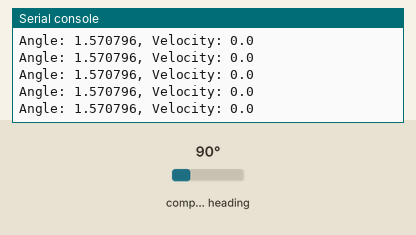
The program below on a simulated ESP32 board running MicroPython. Parts: the last lines printed to the serial console. Inputs (shaded band) come from the test bench; at power-on: compass heading 90°.

Above: at 1.7 s.
1.8 s: compass heading set to 7°
At 1.82 s:
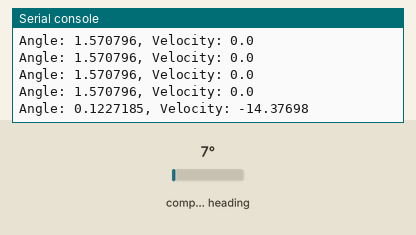
3.3 s: compass heading set to 90°
At 3.33 s:
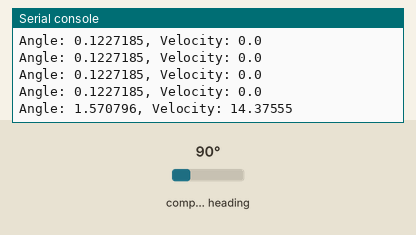
Timing chart, 0 to 6.3 s (numbered marks = the images above; inputs shaded):
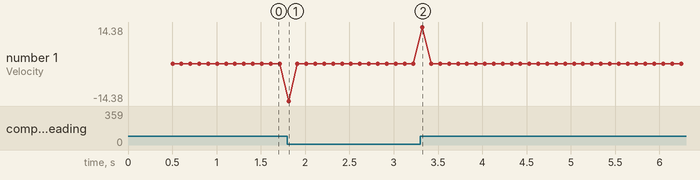

The program:

AS5600_test.py
```python
from machine import I2C, Pin
import math
import time
import struct

_2PI = 6.28318530718

class Sensor_AS5600:
    def __init__(self, Mot_Num):
        self._Mot_Num = Mot_Num  # 使得 Mot_Num 可以统一在该文件调用
        self.wire = None
        self.angle_prev = 0
        self.angle_prev_ts = 0
        self.full_rotations = 0
        self.vel_angle_prev = 0
        self.vel_angle_prev_ts = 0
        self.vel_full_rotations = 0

    def getSensorAngle(self):
        angle_reg_msb = 0x0C

        self.wire.writeto(0x36, bytes([angle_reg_msb]))
        readArray = self.wire.readfrom(0x36, 2)

        _bit_resolution = 12
        _bits_used_msb = 11-7
        cpr = math.pow(2, _bit_resolution)
        lsb_used = _bit_resolution - _bits_used_msb

        lsb_mask = (2 << lsb_used) - 1
        msb_mask = (2 << _bits_used_msb) - 1

        readValue = (readArray[1] & lsb_mask)
        readValue += ((readArray[0] & msb_mask) << lsb_used)

        return (readValue / cpr) * _2PI

    def Sensor_init(self, _wire):
        self.wire = _wire
        # MicroPython I2C 已初始化，不需要begin()
        time.sleep_ms(500)

        self.getSensorAngle()
        time.sleep_us(1)

        self.vel_angle_prev = self.getSensorAngle()
        self.vel_angle_prev_ts = time.ticks_us()

        time.sleep_ms(1)

        self.getSensorAngle()
        time.sleep_us(1)

        self.angle_prev = self.getSensorAngle()
        self.angle_prev_ts = time.ticks_us()

    def Sensor_update(self):
        val = self.getSensorAngle()
        self.angle_prev_ts = time.ticks_us()
        d_angle = val - self.angle_prev

        # 圈数检测
        if abs(d_angle) > (0.8 * _2PI):
            self.full_rotations += -1 if d_angle > 0 else 1

        self.angle_prev = val

    def getMechanicalAngle(self):
        return self.angle_prev

    def getAngle(self):
        return float(self.full_rotations) * _2PI + self.angle_prev

    def getVelocity(self):
        # 计算采样时间
        Ts = (self.angle_prev_ts - self.vel_angle_prev_ts) * 1e-6

        # 快速修复奇怪的情况（微溢出）
        if Ts <= 0:
            Ts = 1e-3

        # 速度计算
        vel = ((float(self.full_rotations - self.vel_full_rotations) * _2PI +
                (self.angle_prev - self.vel_angle_prev)) / Ts)

        # 保存变量以待将来使用
        self.vel_angle_prev = self.angle_prev
        self.vel_full_rotations = self.full_rotations
        self.vel_angle_prev_ts = self.angle_prev_ts

        return vel
######################################################
# 初始化I2C - 使用适合你的开发板的引脚
i2c = I2C(0, scl=Pin(22), sda=Pin(21), freq=400000)

# 创建AS5600传感器实例
sensor = Sensor_AS5600(1)  # 电机编号参数

# 初始化传感器
sensor.Sensor_init(i2c)

# 使用传感器
while True:
    sensor.Sensor_update()
    angle = sensor.getAngle()
    velocity = sensor.getVelocity()
    print(f"Angle: {angle}, Velocity: {velocity}")
    time.sleep(0.1)
```

Measured:
- after the input at 1.8 s, the serial console: prints a new line at once (image 1)
- after the input at 3.3 s, the serial console: prints a new line at once (image 2)
